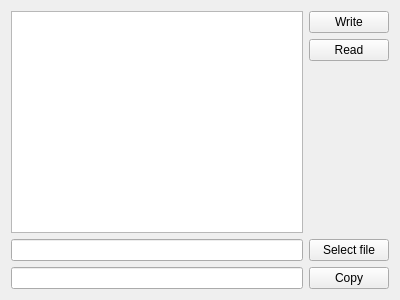
<?xml version="1.0" encoding="UTF-8"?>
<ui version="4.0">
 <class>Widget</class>
 <widget class="QWidget" name="Widget">
  <property name="geometry">
   <rect>
    <x>0</x>
    <y>0</y>
    <width>400</width>
    <height>300</height>
   </rect>
  </property>
  <property name="windowTitle">
   <string>Widget</string>
  </property>
  <layout class="QVBoxLayout" name="verticalLayout_2">
   <item>
    <layout class="QHBoxLayout" name="horizontalLayout_3">
     <item>
      <widget class="QTextEdit" name="textEdit"/>
     </item>
     <item>
      <layout class="QVBoxLayout" name="verticalLayout">
       <item>
        <widget class="QPushButton" name="writeButton">
         <property name="text">
          <string>Write</string>
         </property>
        </widget>
       </item>
       <item>
        <widget class="QPushButton" name="readButton">
         <property name="text">
          <string>Read</string>
         </property>
        </widget>
       </item>
       <item>
        <spacer name="verticalSpacer">
         <property name="orientation">
          <enum>Qt::Vertical</enum>
         </property>
         <property name="sizeHint" stdset="0">
          <size>
           <width>20</width>
           <height>40</height>
          </size>
         </property>
        </spacer>
       </item>
      </layout>
     </item>
    </layout>
   </item>
   <item>
    <layout class="QHBoxLayout" name="horizontalLayout">
     <item>
      <widget class="QLineEdit" name="sourceLineEdit"/>
     </item>
     <item>
      <widget class="QPushButton" name="selectFileButton">
       <property name="text">
        <string>Select file</string>
       </property>
      </widget>
     </item>
    </layout>
   </item>
   <item>
    <layout class="QHBoxLayout" name="horizontalLayout_2">
     <item>
      <widget class="QLineEdit" name="destinationLineEdit"/>
     </item>
     <item>
      <widget class="QPushButton" name="copyButton">
       <property name="text">
        <string>Copy</string>
       </property>
      </widget>
     </item>
    </layout>
   </item>
  </layout>
 </widget>
 <layoutdefault spacing="6" margin="11"/>
 <resources/>
 <connections/>
</ui>
